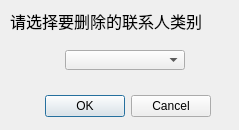
<?xml version="1.0" encoding="UTF-8"?>
<ui version="4.0">
 <class>DeleteTypeDialog</class>
 <widget class="QDialog" name="DeleteTypeDialog">
  <property name="geometry">
   <rect>
    <x>0</x>
    <y>0</y>
    <width>239</width>
    <height>130</height>
   </rect>
  </property>
  <property name="sizePolicy">
   <sizepolicy hsizetype="Fixed" vsizetype="Fixed">
    <horstretch>0</horstretch>
    <verstretch>0</verstretch>
   </sizepolicy>
  </property>
  <property name="minimumSize">
   <size>
    <width>239</width>
    <height>130</height>
   </size>
  </property>
  <property name="maximumSize">
   <size>
    <width>239</width>
    <height>1305</height>
   </size>
  </property>
  <property name="windowTitle">
   <string>删除联系人类型</string>
  </property>
  <property name="windowIcon">
   <iconset resource="resource.qrc">
    <normaloff>:/Img/Img/blenderIcon.png</normaloff>:/Img/Img/blenderIcon.png</iconset>
  </property>
  <property name="styleSheet">
   <string notr="true"/>
  </property>
  <widget class="QDialogButtonBox" name="buttonBox">
   <property name="geometry">
    <rect>
     <x>30</x>
     <y>90</y>
     <width>181</width>
     <height>32</height>
    </rect>
   </property>
   <property name="styleSheet">
    <string notr="true">QPushButton :: Activate{
    border: 2px solid lightblue
}</string>
   </property>
   <property name="orientation">
    <enum>Qt::Horizontal</enum>
   </property>
   <property name="standardButtons">
    <set>QDialogButtonBox::Cancel|QDialogButtonBox::Ok</set>
   </property>
  </widget>
  <widget class="QComboBox" name="comboBox">
   <property name="geometry">
    <rect>
     <x>65</x>
     <y>50</y>
     <width>120</width>
     <height>20</height>
    </rect>
   </property>
   <property name="font">
    <font>
     <family>微软雅黑</family>
    </font>
   </property>
  </widget>
  <widget class="QLabel" name="label">
   <property name="geometry">
    <rect>
     <x>10</x>
     <y>10</y>
     <width>191</width>
     <height>21</height>
    </rect>
   </property>
   <property name="font">
    <font>
     <family>微软雅黑</family>
     <pointsize>12</pointsize>
    </font>
   </property>
   <property name="text">
    <string>请选择要删除的联系人类别</string>
   </property>
  </widget>
 </widget>
 <resources>
  <include location="resource.qrc"/>
 </resources>
 <connections>
  <connection>
   <sender>buttonBox</sender>
   <signal>accepted()</signal>
   <receiver>DeleteTypeDialog</receiver>
   <slot>accept()</slot>
   <hints>
    <hint type="sourcelabel">
     <x>248</x>
     <y>254</y>
    </hint>
    <hint type="destinationlabel">
     <x>157</x>
     <y>274</y>
    </hint>
   </hints>
  </connection>
  <connection>
   <sender>buttonBox</sender>
   <signal>rejected()</signal>
   <receiver>DeleteTypeDialog</receiver>
   <slot>reject()</slot>
   <hints>
    <hint type="sourcelabel">
     <x>316</x>
     <y>260</y>
    </hint>
    <hint type="destinationlabel">
     <x>286</x>
     <y>274</y>
    </hint>
   </hints>
  </connection>
 </connections>
</ui>
